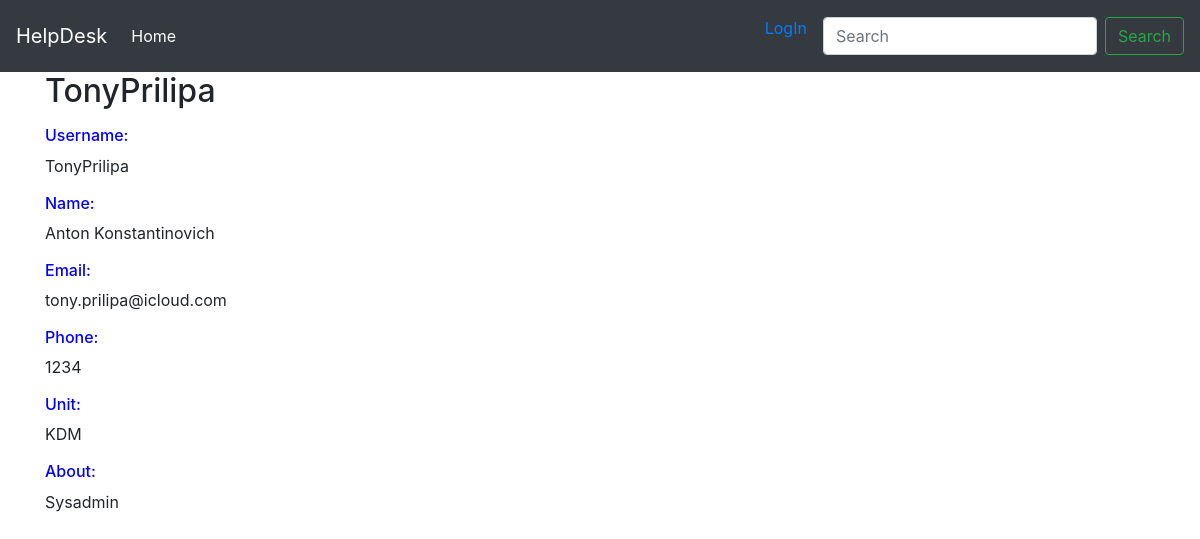
Screenshot of /users/TonyPrilipa with the database file from the repository.
### models.py (models this page shows, shortened)
class User(UserMixin, db.Model):
    __tablename__ = 'users'
    id = db.Column(db.Integer, primary_key=True)
    username = db.Column(db.String(64), unique=True)
    email = db.Column(db.String(64), unique=True)
    password_hash = db.Column(db.String(128))
    real_name = db.Column(db.String(32))
    phone = db.Column(db.String(32))
    about = db.Column(db.Text(140))
    unit_id = db.Column(db.Integer, db.ForeignKey('units.id'))
    role_id = db.Column(db.Integer, db.ForeignKey('roles.id'))
    @property
    def password(self):
        raise AttributeError('password is not readable attribute')

class Unit(db.Model):
    __tablename__ = 'units'
    id = db.Column(db.Integer, primary_key=True)
    name = db.Column(db.String(40), unique=True)
    user = db.relationship('User', backref='unit', lazy='dynamic')
    ticket = db.relationship('Ticket', backref='unit', lazy='dynamic')

### users/blueprint.py (the view)
@users.route('/<username>', methods=['GET', 'POST'])
def user_profile(username):
    user = User.query.filter_by(username=username).first()
    if user is None:
        abort(404)
    if request.form:
        if request.form['delete']:
            db.session.delete(user)
            db.session.commit()
        return redirect(url_for('users.index'))
    return render_template('users/user_profile.html', user=user)

### users/templates/users/user_profile.html (shortened to what this page needs)
{% extends 'base.html' %}
{% block content %}
<div>
    <h2>{{ user.username }}</h2>
    <div>
        <p><h6 style="color: blue;">Username: </h6>{{user.username}}</p>
        <p><h6 style="color: blue;">Name: </h6>{{user.real_name}}</p>
        <p><h6 style="color: blue;">Email: </h6>{{user.email}}</p>
        <p><h6 style="color: blue;">Phone: </h6>{{user.phone}}</p>
        <p><h6 style="color: blue;">Unit: </h6>{{user.unit.name}}</p>
        <p><h6 style="color: blue;">About: </h6>{{user.about}}</p>
    </div>
</div>
{% endblock %}

### rows the page displays
User: username "TonyPrilipa", real_name "Anton Konstantinovich", email "tony.prilipa@icloud.com", phone "1234", about "Sysadmin"
Unit: unit.name "KDM"
